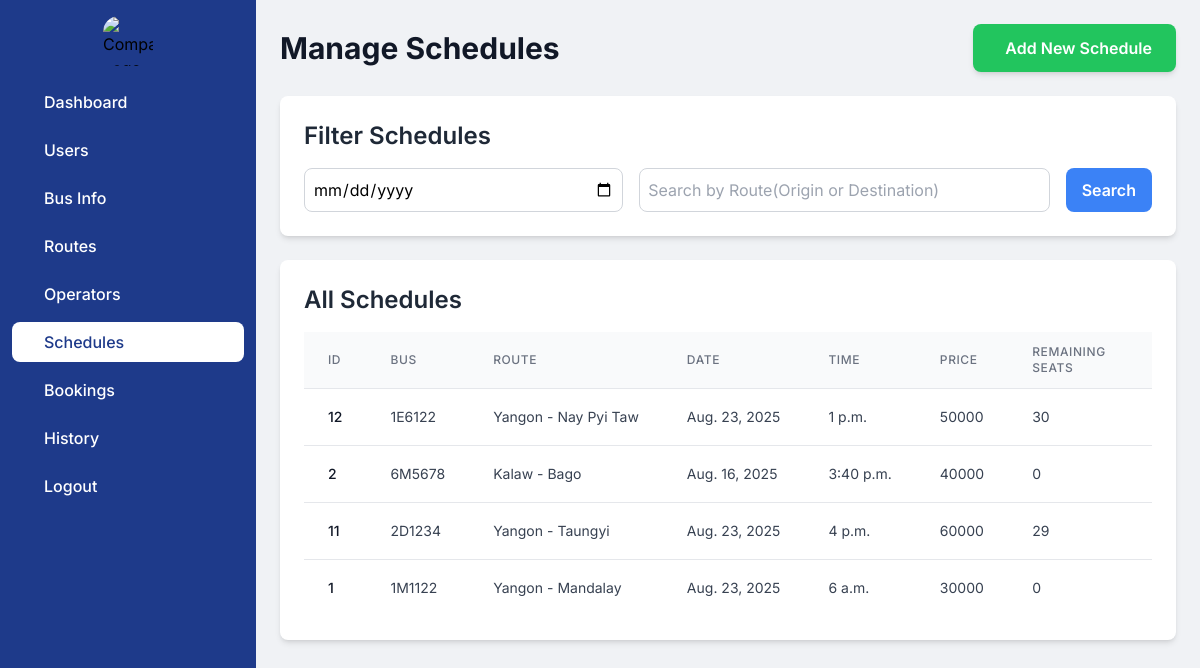
Page /admindashboard/schedule_home/ on the committed database.
### myapp/models.py (models this page shows, shortened)
class Schedule(models.Model):
    bus = models.ForeignKey(Bus,on_delete=models.CASCADE)
    route = models.ForeignKey(Route,on_delete=models.CASCADE)
    date = models.DateField()
    time = models.TimeField()
    price = models.DecimalField(max_digits=5,decimal_places=0)
    del_flag = models.IntegerField(default=0)
    created_date = models.DateTimeField(auto_now_add=True)
    updated_date = models.DateTimeField(auto_now=True)
    class Meta:
        verbose_name_plural = "Schedules"

class Bus(models.Model):
    BUS_TYPES = [
        ('Standard' , 'Standard'),
        ('VIP' , 'VIP')
    ]
    license_no = models.CharField(max_length=15,default='')
    seat_capacity = models.IntegerField(default=30)
    bus_type = models.CharField(max_length = 10,choices=BUS_TYPES)
    del_flag = models.IntegerField(default=0)
    created_date = models.DateTimeField(auto_now_add=True)
    updated_date = models.DateTimeField(auto_now=True)
    operator = models.ForeignKey(Operator,on_delete=models.CASCADE)
    class Meta:
        verbose_name_plural = "List of Buses"

class Route(models.Model):
    origin = models.CharField(max_length=30)
    destination = models.CharField(max_length=30)
    del_flag = models.IntegerField(default=0)
    created_date = models.DateTimeField(auto_now_add=True)
    updated_date = models.DateTimeField(auto_now=True)
    class Meta:
        verbose_name_plural = "Routes"

### myapp/views.py (the view)
# urls.py: path('admindashboard/schedule_home/',views.schedule_home,name='schedule_home'),
def schedule_home(request):
    date_query = request.GET.get('date', '')
    route_query = request.GET.get('route', '')
    schedules = Schedule.objects.all()
    if date_query:
        schedules = schedules.filter(date__icontains=date_query)
    if route_query:
        schedules = schedules.filter(
            Q(route__origin__icontains=route_query) | Q(route__destination__icontains=route_query)
        )
    schedules = schedules.annotate(
        available_seats_count=Count('seat_status', filter=Q(seat_status__seat_status='Available'))
    )
    schedules = schedules.order_by('-updated_date')
    buses = Bus.objects.all()
    routes = Route.objects.all()
    context = {
        'schedules': schedules,
        'buses': buses,
        'routes': routes,
        'date_query': date_query,
        'route_query': route_query,
    }
    return render(request, 'admin/schedule_home.html', context)

### myapp/context_processors.py (called while the page is built)
def route_choices(request):
    origins = Route.objects.values_list('origin', flat=True).distinct()
    destinations = Route.objects.values_list('destination', flat=True).distinct()
    return {
        'origins': origins,
        'destinations': destinations
    }

### templates/admin/schedule_home.html (shortened to what this page needs)
<!DOCTYPE html>
<html lang="en">
<head>
    <script src="https://cdn.tailwindcss.com"></script>
</head>
<body class="flex flex-col md:flex-row h-screen">
    <aside id="logo-sidebar"
           class="fixed inset-y-0 left-0 z-40 w-64 h-full transition-transform duration-300 transform -translate-x-full md:translate-x-0 bg-blue-900"
           aria-label="Sidebar">
        <div class="h-full px-3 py-4 overflow-y-auto">
            <div class="flex justify-center items-center mb-4">
                <img src="https://i.pinimg.com/originals/e2/1c/b5/e21cb58cda4ccf597b05d2048b483c0d.jpg" class="rounded-2xl"
                     alt="Company Logo" style="height:50px;width:50px;">
            </div>
            <ul class="space-y-2 font-medium">
                <li><a href="{% url 'admin_dashboard' %}" class="flex items-center p-2 text-white rounded-lg hover:bg-white group hover:text-blue-900"><span class="ms-3">Dashboard</span></a></li>
                <li><a href="{% url 'user_home' %}" class="flex items-center p-2 text-white rounded-lg hover:bg-white group hover:text-blue-900"><span class="ms-3">Users</span></a></li>
                <li><a href="{% url 'bus_home' %}" class="flex items-center p-2 text-white rounded-lg hover:bg-white group hover:text-blue-900"><span class="flex-1 ms-3 whitespace-nowrap">Bus Info</span></a></li>
                <li><a href="{% url 'route_home' %}" class="flex items-center p-2 text-white rounded-lg hover:bg-white group hover:text-blue-900"><span class="flex-1 ms-3 whitespace-nowrap">Routes</span></a></li>
                <li><a href="{% url 'operator_home' %}" class="flex items-center p-2 text-white rounded-lg hover:bg-white group hover:text-blue-900"><span class="flex-1 ms-3 whitespace-nowrap">Operators</span></a></li>
                <li><a href="#" class="flex items-center p-2 bg-white rounded-lg text-blue-900"><span class="flex-1 ms-3 whitespace-nowrap">Schedules</span></a></li>
                <li><a href="#" class="flex items-center p-2 text-white rounded-lg hover:bg-white group hover:text-blue-900"><span class="flex-1 ms-3 whitespace-nowrap">Bookings</span></a></li>
                <li><a href="#" class="flex items-center p-2 text-white rounded-lg hover:bg-white group hover:text-blue-900"><span class="flex-1 ms-3 whitespace-nowrap">History</span></a></li>
                <li><a href="/logout" class="flex items-center p-2 text-white rounded-lg hover:bg-white group hover:text-blue-900"><span class="flex-1 ms-3 whitespace-nowrap">Logout</span></a></li>
            </ul>
        </div>
    </aside>
    <div class="flex-grow p-4 md:p-6 overflow-y-auto md:ml-64">
        <div class="flex flex-col md:flex-row md:items-center md:justify-between mb-6">
            <h1 class="text-2xl md:text-3xl font-bold text-gray-900 mb-4 md:mb-0">Manage Schedules</h1>
            <a href="{% url 'schedule_add' %}"
               class="px-4 py-2 md:px-6 md:py-3 bg-green-500 text-white rounded-lg font-semibold text-center hover:bg-green-600 transition-colors duration-200 shadow-md flex items-center justify-center w-full md:w-auto">
                 Add New Schedule
            </a>
        </div>
        <div class="bg-white rounded-lg shadow-md p-4 md:p-6 mb-6">
            <h2 class="text-xl md:text-2xl font-semibold text-gray-800 mb-4">Filter Schedules</h2>
            <form action="{% url 'schedule_home' %}" method="get" class="flex flex-col md:flex-row gap-4">
                <input type="date" name="date" placeholder="Search by Date"
                       class="flex-grow p-2 border border-gray-300 rounded-lg focus:outline-none focus:ring-2 focus:ring-blue-500"
                       value="{{ date_query }}">
                <input type="text" name="route" placeholder="Search by Route(Origin or Destination)"
                       class="flex-grow p-2 border border-gray-300 rounded-lg focus:outline-none focus:ring-2 focus:ring-blue-500"
                       value="{{ route_query }}">
                <button type="submit"
                        class="px-4 py-2 bg-blue-500 text-white rounded-lg font-semibold hover:bg-blue-600 transition-colors duration-200 w-full md:w-auto"> Search
                </button>
</form>
        </div>
        <div class="bg-white rounded-lg shadow-md p-4 md:p-6 mb-6">
            <h2 class="text-xl md:text-2xl font-semibold text-gray-800 mb-4">All Schedules</h2>
            <div class="overflow-x-auto">
                <table class="min-w-full divide-y divide-gray-200">
                    <thead class="bg-gray-50">
                        <tr>
                            <th scope="col" class="px-3 md:px-6 py-3 text-left text-xs font-medium text-gray-500 uppercase tracking-wider">ID</th>
                            <th scope="col" class="px-3 md:px-6 py-3 text-left text-xs font-medium text-gray-500 uppercase tracking-wider">Bus</th>
                            <th scope="col" class="px-3 md:px-6 py-3 text-left text-xs font-medium text-gray-500 uppercase tracking-wider">Route</th>
                            <th scope="col" class="px-3 md:px-6 py-3 text-left text-xs font-medium text-gray-500 uppercase tracking-wider">Date</th>
                            <th scope="col" class="px-3 md:px-6 py-3 text-left text-xs font-medium text-gray-500 uppercase tracking-wider">Time</th>
                            <th scope="col" class="px-3 md:px-6 py-3 text-left text-xs font-medium text-gray-500 uppercase tracking-wider">Price</th>
                            <th scope="col" class="px-3 md:px-6 py-3 text-left text-xs font-medium text-gray-500 uppercase tracking-wider">Remaining Seats</th>
                            <th scope="col" class="px-3 md:px-6 py-3 text-left text-xs font-medium text-gray-500 uppercase tracking-wider">Status</th>
                        </tr>
                    </thead>
                    <tbody class="bg-white divide-y divide-gray-200">
                        {% if schedules %}
                            {% for schedule in schedules %}
                            <tr>
                                <td class="px-3 md:px-6 py-4 whitespace-nowrap text-sm font-medium text-gray-900">{{ schedule.id }}</td>
                                <td class="px-3 md:px-6 py-4 whitespace-nowrap text-sm text-gray-700">{{ schedule.bus.license_no}}</td>
                                <td class="px-3 md:px-6 py-4 whitespace-nowrap text-sm text-gray-700">{{ schedule.route.origin }} - {{ schedule.route.destination }}</td>
                                <td class="px-3 md:px-6 py-4 whitespace-nowrap text-sm text-gray-700">{{ schedule.date }}</td>
                                <td class="px-3 md:px-6 py-4 whitespace-nowrap text-sm text-gray-700">{{ schedule.time }}</td>
                                <td class="px-3 md:px-6 py-4 whitespace-nowrap text-sm text-gray-700">{{ schedule.price }}</td>
                                <td class="px-3 md:px-6 py-4 whitespace-nowrap text-sm text-gray-700">{{ schedule.available_seats_count }}</td>
                                <td class="px-3 md:px-6 py-4 whitespace-nowrap">
                                </td>
                            </tr>
                            {% endfor %}
                        {% else %}
                            <tr><td colspan="8" class="px-3 md:px-6 py-4 text-center text-gray-500">No schedules found.</td></tr>
                        {% endif %}
                    </tbody>
                </table>
            </div>
        </div>
    </div>
</body>
</html>

### templates/admin/schedule_home.html (style rules this page uses)
body { font-family: 'Inter', sans-serif; background-color: #f0f2f5; }

### rows in the picture
Schedule: id "12", bus.license_no "1E6122", route.origin "Yangon", route.destination "Nay Pyi Taw", date "Aug. 23, 2025", time "1 p.m.", price "50000", available_seats_count "30"
Schedule: id "2", bus.license_no "6M5678", route.origin "Kalaw", route.destination "Bago", date "Aug. 16, 2025", time "3:40 p.m.", price "40000", available_seats_count "0"
Schedule: id "11", bus.license_no "2D1234", route.origin "Yangon", route.destination "Taungyi", date "Aug. 23, 2025", time "4 p.m.", price "60000", available_seats_count "29"
Schedule: id "1", bus.license_no "1M1122", route.origin "Yangon", route.destination "Mandalay", date "Aug. 23, 2025", time "6 a.m.", price "30000", available_seats_count "0"
